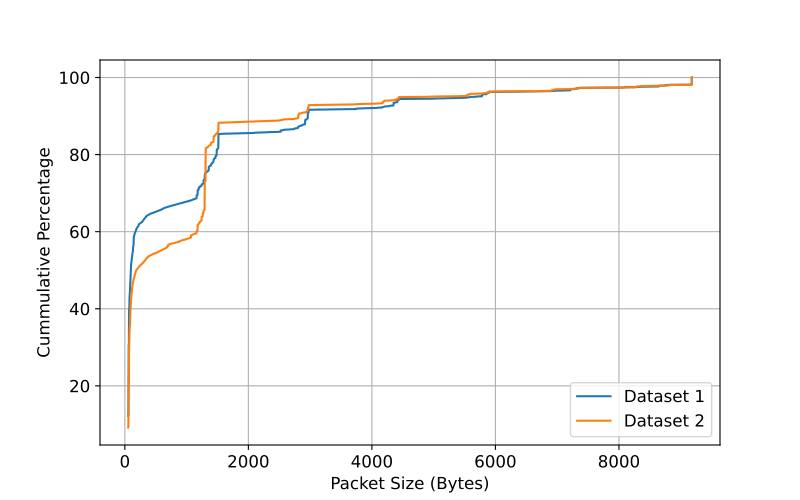

This figure's Python source:
import csv
import matplotlib.pyplot as plt

# Initialize lists to store data
packet_sizes = []
mar_count = []
oct_count = []

# Read data from CSV file
with open('mawi.csv', 'r') as file:
    csv_reader = csv.reader(file)
    next(csv_reader)  # Skip header row
    for row in csv_reader:
        packet_sizes.append(int(row[0]))
        mar_count.append(float(row[1]))
        oct_count.append(float(row[2]))

# Plotting
plt.figure(figsize=(8, 5))
plt.rcParams.update({'font.size': 12}) #16

# Plotting percentage of packet count
plt.plot(packet_sizes, mar_count, label='Dataset 1')
plt.plot(packet_sizes, oct_count, label='Dataset 2')

# Adding labels and title
plt.xlabel('Packet Size (Bytes)')
plt.ylabel('Cummulative Percentage')
#plt.title('Packet Size Distribution')
plt.legend()

# Display plot
plt.grid(True)
plt.savefig("mawi.pdf")
# plt.savefig("data.png")
plt.show()
